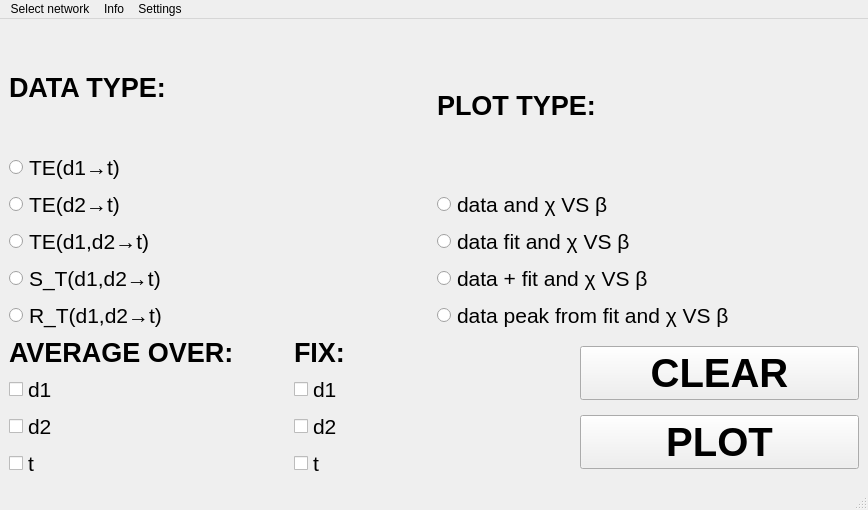
<?xml version="1.0" encoding="UTF-8"?>
<ui version="4.0">
 <class>mainWidget</class>
 <widget class="QMainWindow" name="mainWidget">
  <property name="geometry">
   <rect>
    <x>0</x>
    <y>0</y>
    <width>868</width>
    <height>510</height>
   </rect>
  </property>
  <property name="windowTitle">
   <string>Synergy On A Network</string>
  </property>
  <widget class="QWidget" name="centralwidget">
   <layout class="QGridLayout" name="gridLayout">
    <item row="0" column="0">
     <layout class="QVBoxLayout" name="verticalLayout_9">
      <item>
       <layout class="QHBoxLayout" name="horizontalLayout">
        <item>
         <layout class="QVBoxLayout" name="verticalLayout_8">
          <item>
           <widget class="QLabel" name="label_12">
            <property name="font">
             <font>
              <pointsize>20</pointsize>
              <weight>75</weight>
              <bold>true</bold>
             </font>
            </property>
            <property name="text">
             <string>DATA TYPE:</string>
            </property>
           </widget>
          </item>
          <item>
           <widget class="QRadioButton" name="radioButton_17">
            <property name="font">
             <font>
              <pointsize>16</pointsize>
             </font>
            </property>
            <property name="text">
             <string>TE(d1→t)</string>
            </property>
           </widget>
          </item>
          <item>
           <widget class="QRadioButton" name="radioButton_18">
            <property name="font">
             <font>
              <pointsize>16</pointsize>
             </font>
            </property>
            <property name="text">
             <string>TE(d2→t)</string>
            </property>
           </widget>
          </item>
          <item>
           <widget class="QRadioButton" name="radioButton_19">
            <property name="font">
             <font>
              <pointsize>16</pointsize>
             </font>
            </property>
            <property name="text">
             <string>TE(d1,d2→t)</string>
            </property>
           </widget>
          </item>
          <item>
           <widget class="QRadioButton" name="radioButton_21">
            <property name="font">
             <font>
              <pointsize>16</pointsize>
             </font>
            </property>
            <property name="text">
             <string>S_T(d1,d2→t)</string>
            </property>
           </widget>
          </item>
          <item>
           <widget class="QRadioButton" name="radioButton_20">
            <property name="font">
             <font>
              <pointsize>16</pointsize>
             </font>
            </property>
            <property name="text">
             <string>R_T(d1,d2→t)</string>
            </property>
           </widget>
          </item>
         </layout>
        </item>
        <item>
         <layout class="QVBoxLayout" name="verticalLayout_3">
          <item>
           <widget class="QLabel" name="label_8">
            <property name="font">
             <font>
              <pointsize>20</pointsize>
              <weight>75</weight>
              <bold>true</bold>
             </font>
            </property>
            <property name="text">
             <string>PLOT TYPE:</string>
            </property>
           </widget>
          </item>
          <item>
           <widget class="QRadioButton" name="radioButton_9">
            <property name="font">
             <font>
              <pointsize>16</pointsize>
             </font>
            </property>
            <property name="text">
             <string>data and χ VS β</string>
            </property>
           </widget>
          </item>
          <item>
           <widget class="QRadioButton" name="radioButton_10">
            <property name="font">
             <font>
              <pointsize>16</pointsize>
             </font>
            </property>
            <property name="text">
             <string>data fit and χ VS β</string>
            </property>
           </widget>
          </item>
          <item>
           <widget class="QRadioButton" name="radioButton_11">
            <property name="font">
             <font>
              <pointsize>16</pointsize>
             </font>
            </property>
            <property name="text">
             <string>data + fit and χ VS β</string>
            </property>
           </widget>
          </item>
          <item>
           <widget class="QRadioButton" name="radioButton_12">
            <property name="font">
             <font>
              <pointsize>16</pointsize>
             </font>
            </property>
            <property name="text">
             <string>data peak from fit and χ VS β</string>
            </property>
           </widget>
          </item>
         </layout>
        </item>
       </layout>
      </item>
      <item>
       <layout class="QHBoxLayout" name="horizontalLayout_2">
        <item>
         <layout class="QVBoxLayout" name="verticalLayout_4">
          <item>
           <widget class="QLabel" name="label_9">
            <property name="font">
             <font>
              <pointsize>20</pointsize>
              <weight>75</weight>
              <bold>true</bold>
             </font>
            </property>
            <property name="text">
             <string>AVERAGE OVER:</string>
            </property>
           </widget>
          </item>
          <item>
           <widget class="QCheckBox" name="checkBox">
            <property name="font">
             <font>
              <pointsize>16</pointsize>
             </font>
            </property>
            <property name="text">
             <string>d1</string>
            </property>
           </widget>
          </item>
          <item>
           <widget class="QCheckBox" name="checkBox_2">
            <property name="font">
             <font>
              <pointsize>16</pointsize>
             </font>
            </property>
            <property name="text">
             <string>d2</string>
            </property>
           </widget>
          </item>
          <item>
           <widget class="QCheckBox" name="checkBox_3">
            <property name="font">
             <font>
              <pointsize>16</pointsize>
             </font>
            </property>
            <property name="text">
             <string>t</string>
            </property>
           </widget>
          </item>
         </layout>
        </item>
        <item>
         <layout class="QVBoxLayout" name="verticalLayout_5">
          <item>
           <widget class="QLabel" name="label_10">
            <property name="font">
             <font>
              <pointsize>20</pointsize>
              <weight>75</weight>
              <bold>true</bold>
             </font>
            </property>
            <property name="text">
             <string>FIX:</string>
            </property>
           </widget>
          </item>
          <item>
           <widget class="QCheckBox" name="checkBox_4">
            <property name="font">
             <font>
              <pointsize>16</pointsize>
             </font>
            </property>
            <property name="text">
             <string>d1</string>
            </property>
           </widget>
          </item>
          <item>
           <widget class="QCheckBox" name="checkBox_5">
            <property name="font">
             <font>
              <pointsize>16</pointsize>
             </font>
            </property>
            <property name="text">
             <string>d2</string>
            </property>
           </widget>
          </item>
          <item>
           <widget class="QCheckBox" name="checkBox_6">
            <property name="font">
             <font>
              <pointsize>16</pointsize>
             </font>
            </property>
            <property name="text">
             <string>t</string>
            </property>
           </widget>
          </item>
         </layout>
        </item>
        <item>
         <layout class="QVBoxLayout" name="verticalLayout_6">
          <item>
           <widget class="QPushButton" name="pushButton_35">
            <property name="font">
             <font>
              <pointsize>30</pointsize>
              <weight>75</weight>
              <bold>true</bold>
             </font>
            </property>
            <property name="text">
             <string>CLEAR</string>
            </property>
           </widget>
          </item>
          <item>
           <widget class="QPushButton" name="pushButton_33">
            <property name="font">
             <font>
              <pointsize>30</pointsize>
              <weight>75</weight>
              <bold>true</bold>
             </font>
            </property>
            <property name="text">
             <string>PLOT</string>
            </property>
           </widget>
          </item>
         </layout>
        </item>
       </layout>
      </item>
     </layout>
    </item>
   </layout>
  </widget>
  <widget class="QMenuBar" name="menubar">
   <property name="geometry">
    <rect>
     <x>0</x>
     <y>0</y>
     <width>868</width>
     <height>27</height>
    </rect>
   </property>
   <widget class="QMenu" name="menuSelect_network">
    <property name="title">
     <string>Select network</string>
    </property>
    <addaction name="actionRandom_tree_N_30"/>
    <addaction name="actionRandom_tree_N_50"/>
    <addaction name="actionScale_free_N"/>
    <addaction name="actionBrain_connectome_N_66"/>
    <addaction name="actionBrain_connectome_N"/>
   </widget>
   <widget class="QMenu" name="menuInfo">
    <property name="title">
     <string>Info</string>
    </property>
    <addaction name="actionInstructions_how_to_use"/>
    <addaction name="actionContact"/>
    <addaction name="actionExtra_info"/>
    <addaction name="actionContact_2"/>
   </widget>
   <widget class="QMenu" name="menuSettings">
    <property name="title">
     <string>Settings</string>
    </property>
   </widget>
   <addaction name="menuSelect_network"/>
   <addaction name="menuInfo"/>
   <addaction name="menuSettings"/>
  </widget>
  <widget class="QStatusBar" name="statusbar"/>
  <action name="actionRandom_tree_N_30">
   <property name="text">
    <string>Random tree N = 30</string>
   </property>
  </action>
  <action name="actionRandom_tree_N_50">
   <property name="text">
    <string>Random tree N = 50</string>
   </property>
  </action>
  <action name="actionScale_free_N">
   <property name="text">
    <string>Scale free N = ...</string>
   </property>
  </action>
  <action name="actionBrain_connectome_N_66">
   <property name="text">
    <string>Brain connectome N = 66</string>
   </property>
  </action>
  <action name="actionBrain_connectome_N">
   <property name="text">
    <string>Brain connectome N = ...</string>
   </property>
  </action>
  <action name="actionInstructions_how_to_use">
   <property name="text">
    <string>Instructions how to use</string>
   </property>
  </action>
  <action name="actionContact">
   <property name="text">
    <string>Plot descriptions</string>
   </property>
  </action>
  <action name="actionExtra_info">
   <property name="text">
    <string>Extra info</string>
   </property>
  </action>
  <action name="actionContact_2">
   <property name="text">
    <string>Contact</string>
   </property>
  </action>
 </widget>
 <resources/>
 <connections/>
</ui>
